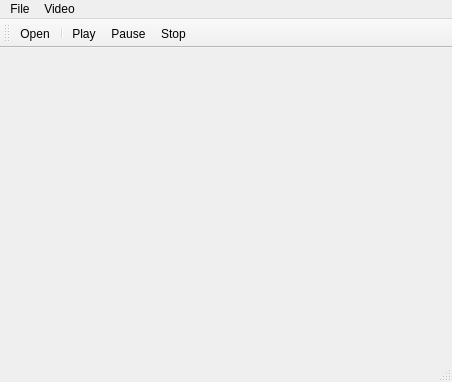
<?xml version="1.0" encoding="UTF-8"?>
<ui version="4.0">
 <class>MainWindow</class>
 <widget class="QMainWindow" name="MainWindow">
  <property name="geometry">
   <rect>
    <x>0</x>
    <y>0</y>
    <width>452</width>
    <height>382</height>
   </rect>
  </property>
  <property name="windowTitle">
   <string>VideoPlayer</string>
  </property>
  <property name="autoFillBackground">
   <bool>false</bool>
  </property>
  <widget class="QWidget" name="centralWidget"/>
  <widget class="QMenuBar" name="menuBar">
   <property name="geometry">
    <rect>
     <x>0</x>
     <y>0</y>
     <width>452</width>
     <height>21</height>
    </rect>
   </property>
   <widget class="QMenu" name="menuFile">
    <property name="title">
     <string>File</string>
    </property>
    <addaction name="actionOpen"/>
   </widget>
   <widget class="QMenu" name="menuVideo">
    <property name="title">
     <string>Video</string>
    </property>
    <addaction name="actionPlay"/>
    <addaction name="actionPause"/>
    <addaction name="actionStop"/>
   </widget>
   <addaction name="menuFile"/>
   <addaction name="menuVideo"/>
  </widget>
  <widget class="QToolBar" name="mainToolBar">
   <attribute name="toolBarArea">
    <enum>TopToolBarArea</enum>
   </attribute>
   <attribute name="toolBarBreak">
    <bool>false</bool>
   </attribute>
   <addaction name="actionOpen"/>
   <addaction name="separator"/>
   <addaction name="actionPlay"/>
   <addaction name="actionPause"/>
   <addaction name="actionStop"/>
  </widget>
  <widget class="QStatusBar" name="statusBar"/>
  <action name="actionOpen">
   <property name="icon">
    <iconset resource="resources.qrc">
     <normaloff>:/images/res/folder.png</normaloff>:/images/res/folder.png</iconset>
   </property>
   <property name="text">
    <string>Open</string>
   </property>
   <property name="toolTip">
    <string>Open A File</string>
   </property>
  </action>
  <action name="actionPlay">
   <property name="icon">
    <iconset resource="resources.qrc">
     <normaloff>:/images/res/play.png</normaloff>:/images/res/play.png</iconset>
   </property>
   <property name="text">
    <string>Play</string>
   </property>
  </action>
  <action name="actionPause">
   <property name="icon">
    <iconset resource="resources.qrc">
     <normaloff>:/images/res/pause.png</normaloff>:/images/res/pause.png</iconset>
   </property>
   <property name="text">
    <string>Pause</string>
   </property>
  </action>
  <action name="actionStop">
   <property name="icon">
    <iconset resource="resources.qrc">
     <normaloff>:/images/res/stop.png</normaloff>:/images/res/stop.png</iconset>
   </property>
   <property name="text">
    <string>Stop</string>
   </property>
  </action>
 </widget>
 <layoutdefault spacing="6" margin="11"/>
 <resources>
  <include location="resources.qrc"/>
 </resources>
 <connections/>
</ui>
